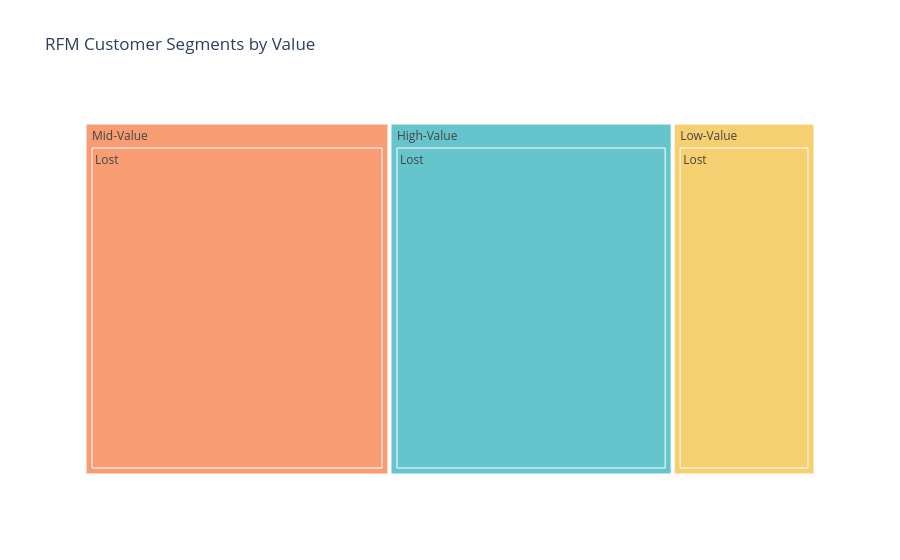

The notebook cell saved with this chart:
### Code cell
#creaating TreeMap

fig_treemap_segment_product = px.treemap(segment_product_counts, path=['RFM_Segment_Label', 'RFM_Customer_Segments'], values='Count', color='RFM_Segment_Label', color_discrete_sequence=px.colors.qualitative.Pastel, title='RFM Customer Segments by Value')

fig_treemap_segment_product.show()

### Figure 1 — Plotly figure (JSON) as saved in the notebook; plotly's stock layout.template omitted (floating-point values rounded to 4 significant figures)
{"data": [{"branchvalues": "total", "customdata": [["High-Value"], ["High-Value"], ["Low-Value"], ["Low-Value"], ["Mid-Value"], ["Mid-Value"]], "domain": {"x": [0, 1], "y": [0, 1]}, "hovertemplate": "labels=%{label}<br>Count=%{value}<br>parent=%{parent}<br>id=%{id}<br>RFM_Segment_Label=%{customdata[0]}<extra></extra>", "ids": ["High-Value/Lost", "High-Value", "Low-Value/Lost", "Low-Value", "Mid-Value/Lost", "Mid-Value"], "labels": ["Lost", "High-Value", "Lost", "Low-Value", "Lost", "Mid-Value"], "marker": {"colors": ["rgb(102, 197, 204)", "rgb(102, 197, 204)", "rgb(246, 207, 113)", "rgb(246, 207, 113)", "rgb(248, 156, 116)", "rgb(248, 156, 116)"]}, "name": "", "parents": ["High-Value", "", "Low-Value", "", "Mid-Value", ""], "type": "treemap", "values": [2302.0, 2302.0, 1161.0, 1161.0, 2479.0, 2479.0]}], "layout": {"legend": {"tracegroupgap": 0}, "title": {"text": "RFM Customer Segments by Value"}, "treemapcolorway": ["rgb(102, 197, 204)", "rgb(246, 207, 113)", "rgb(248, 156, 116)", "rgb(220, 176, 242)", "rgb(135, 197, 95)", "rgb(158, 185, 243)", "rgb(254, 136, 177)", "rgb(201, 219, 116)", "rgb(139, 224, 164)", "rgb(180, 151, 231)", "rgb(179, 179, 179)"]}}
